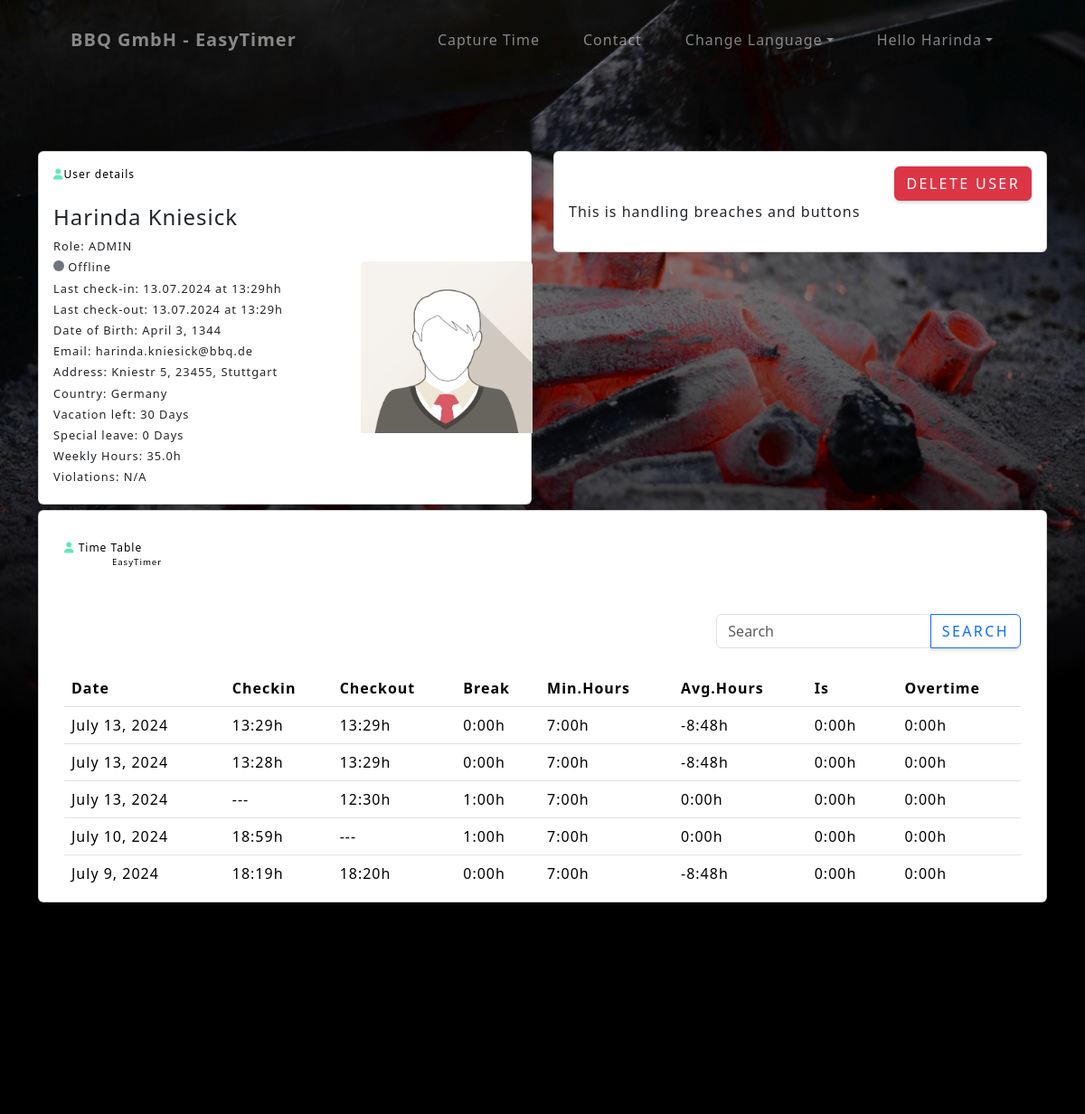
/userDetail/3/ (signed in, upper part), run on an earlier commit of the app's database.
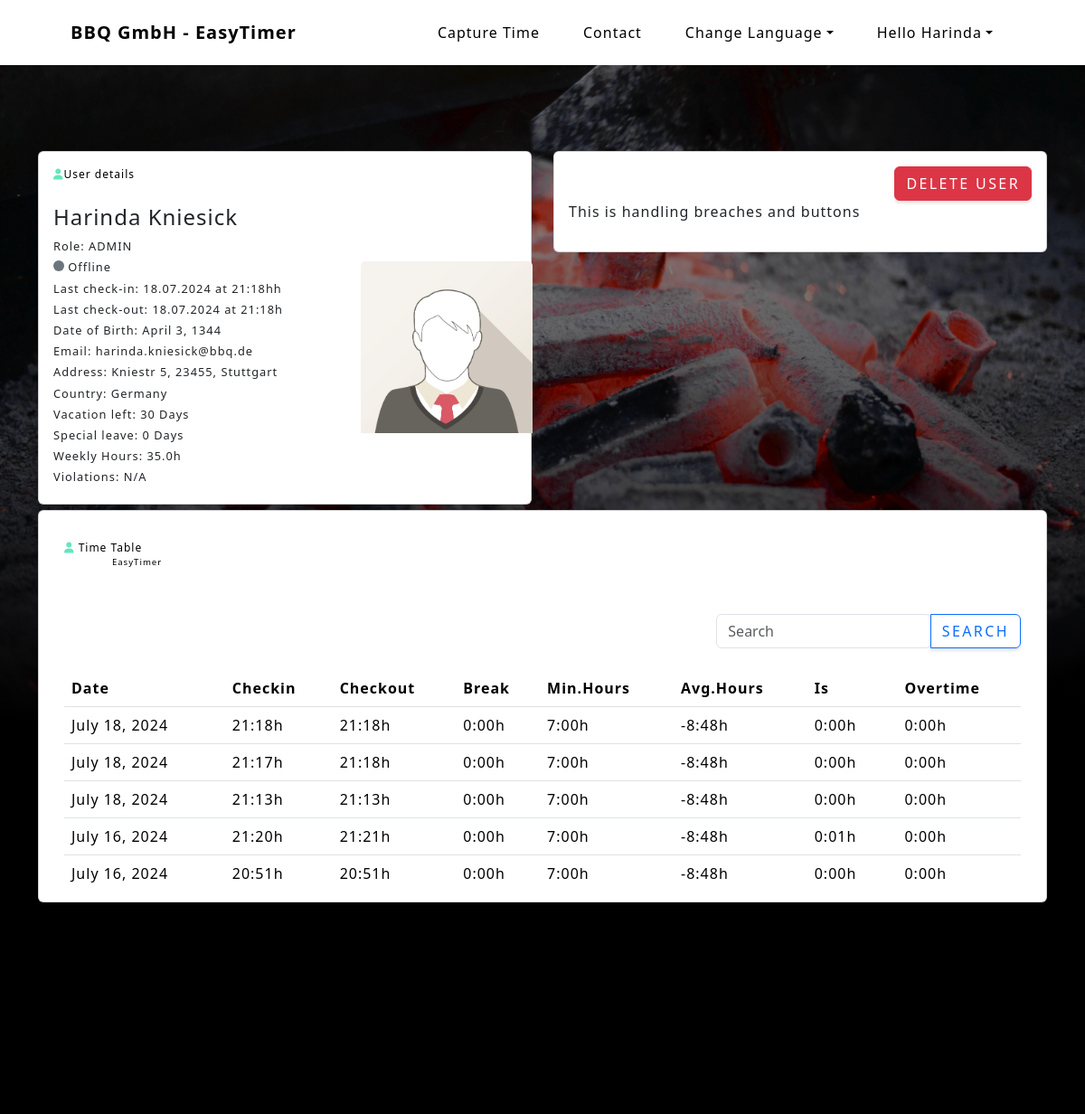
And on a later commit of the database.
### bbq_gmbh_app/models.py (models this page shows, shortened)
class Mitarbeiter(AbstractUser):
    ROLE_CHOICES = [
        ('User', 'User'),
        ('Hr', 'HR'),
        ('Admin', 'Admin'),
    ]
    WOCHENARBEITSZEIT_CHOICES = [
        (timedelta(hours=40), '40:00'),
        (timedelta(hours=35), '35:00'),
        (timedelta(hours=30), '30:00'),
    ]
    username = None
    email = models.EmailField(_('email address'), unique=True)
    role = models.CharField(max_length=20, choices=ROLE_CHOICES, blank=True, null=True)
    must_change_password = models.BooleanField(default=True)
    birthday = models.DateField(null=True, blank=True)
    first_name = models.CharField(max_length=30, blank=True, null=True)
    last_name = models.CharField(max_length=30, blank=True, null=True)
    gender = models.CharField(max_length=1, choices=[('M', 'Male'), ('F', 'Female'), ('O', 'Other')], blank=True, null=True)
    adresse = models.ForeignKey('Adresse', on_delete=models.PROTECT, null=True, blank=True)
    wochenarbeitszeit = models.DurationField(choices=WOCHENARBEITSZEIT_CHOICES, blank=True, null=True)
    USERNAME_FIELD = 'email'
    REQUIRED_FIELDS = []
    objects = MitarbeiterManager()

class Arbeitsstunden(models.Model):
    PAUSE_CHOICES = [
    (timedelta(hours=1), '1:00'),
    (timedelta(minutes=45), '0:45'),
    (timedelta(minutes=30), '0:30'),
    (timedelta(minutes=15), '0:15'),
    (timedelta(minutes=0), '0:00'),
    ]
    mitarbeiter = models.ForeignKey(Mitarbeiter, on_delete=models.CASCADE)
    datum = models.DateField(blank=True, null=True)
    beginn = models.TimeField(blank=True, null=True)
    ende = models.TimeField(blank=True, null=True)
    status = models.BooleanField(default=False)
    pause = models.DurationField(choices=PAUSE_CHOICES, default=timedelta(hours=1))
    arbeitszeitTag = models.DurationField(default=timedelta())
    minArbeitszeitTag = models.DurationField(default=timedelta())
    maxArbeitszeitTag = models.DurationField(default=timedelta(hours=10))
    averageArbeitszeit = models.DurationField(default=timedelta())
    gleitzeitTag = models.DurationField(default=timedelta())
    ueberstunden = models.DurationField(default=timedelta())
    arbeitszeitGes = models.DurationField(default=timedelta())

class Adresse(models.Model):
    strasse = models.CharField(max_length=100)
    stadt = models.CharField(max_length=100)
    plz = models.CharField(max_length=10)
    land = CountryField(default='DE')

class Urlaub(models.Model):
    URLAUB_CHOICES = [
        (0, '0'),
        (25, '25'),
        (30, '30'),
        (35, '35'),
        (40, '40'),
    ]
    mitarbeiter = models.ForeignKey(Mitarbeiter, on_delete=models.CASCADE)
    vertraglicheUrlaubstage = models.IntegerField(choices=URLAUB_CHOICES, blank=True, null=True)
    sonderurlaub = models.IntegerField(default=0)
    resturlaub = models.IntegerField(default=0)
    beginn = models.DateField(blank=True, null=True)
    ende = models.DateField(blank=True, null=True)
    statusUrlaub = models.BooleanField(default=False)
    genehmigtVon = models.ForeignKey(Mitarbeiter, on_delete=models.PROTECT, related_name='genehmigtVon', null=True, blank=True)

### bbq_gmbh_app/views.py (the view, shortened to what this page needs)
# urls.py: path('userDetail/<int:user_id>/', views.userDetail, name='userDetail'),
def userDetail(request, user_id):
    user = Mitarbeiter.objects.get(id=user_id)
    arbeitsstunden = Arbeitsstunden.objects.filter(mitarbeiter=user)
    urlaub = Urlaub.objects.filter(mitarbeiter=user)
    weekHours = request.user.wochenarbeitszeit.total_seconds() / 3600
    activeStatus = user.is_active
    return render(request, 'bbq_gmbh_app/userDetail.html', {'user': user,
                                                            'arbeitsstunden': arbeitsstunden,
                                                            'urlaub': urlaub,
                                                            'weekHours': weekHours,
                                                            'activeStatus': activeStatus,
                                                            })

### bbq_gmbh_app/templatetags/durationFilters.py (called while the page is built)
@register.filter
def duration(value):
    if value is None:
        return None
    total_seconds = int(value.total_seconds())
    hours, remainder = divmod(total_seconds, 3600)
    minutes, _ = divmod(remainder, 60)
    return '{}:{:02}'.format(hours, minutes)

### bbq_gmbh_app/templates/bbq_gmbh_app/userDetail.html (shortened to what the changed rows need)
{% extends 'base.html' %}
{% load static %}
{% load i18n %}
{% block content %}
<header class="masthead">
    <div class="container">
        <div class="content_top" >
            <div class="row">
                <div class="col-md-6">
                    <div class="card">
                        <div class="card-body">
                            <br>
                            <div class="row">
                                <div class="col-md-8" style="font-size: 0.8rem;">
                                    <h4 class="card-title">{{ user.first_name }} {{ user.last_name }}</h4>
                                    <p class="card-text mb-1">{% trans 'userDetailID_2' %}: {{ user.role|upper }}</p>
                                    {% if user.arbeitsstunden_set.last.status %}
                                        <p class="card-text mb-1" ><span class="dot dot_online"></span> {% trans 'userDetailID_3' %}</p>
                                    {% else %}
                                        <p class="card-text mb-1"><span class="dot bg-secondary"></span> {% trans 'userDetailID_4' %}</p>
                                    {% endif %}
                                    {% if user.arbeitsstunden_set.last.beginn%}
                                        <p class="card-text mb-1">{% trans 'userDetailID_5' %}: {{ user.arbeitsstunden_set.last.datum|date:"d.m.Y" }} {% trans 'userDetailID_6' %} {{ user.arbeitsstunden_set.last.beginn|time:"H:i" }}{% trans 'userDetailID_7' %}h</p>
                                    {% else %}
                                        <p class="card-text mb-1">{% trans 'userDetailID_8' %}</p>
                                    {% endif %}
                                    {% if user.arbeitsstunden_set.last.ende%}
                                        <p class="card-text mb-1">{% trans 'userDetailID_9' %}: {{ user.arbeitsstunden_set.last.datum|date:"d.m.Y" }} {% trans 'userDetailID_10' %} {{ user.arbeitsstunden_set.last.ende|time:"H:i" }}{% trans 'userDetailID_11' %}</p>
                                    {% else %}
                                        <p class="card-text mb-1">{% trans 'userDetailID_12' %}</p>
                                    {% endif %}
                                    <p class="card-text mb-1">{% trans 'userDetailID_13' %}: {{ user.birthday }}</p>
                                    <p class="card-text mb-1">{% trans 'userDetailID_14' %}: {{ user.email }}</p>
                                    <p class="card-text mb-1">{% trans 'userDetailID_15' %}:
                                        {% if user.adresse %}
                                            {{user.adresse.strasse}}, {{user.adresse.plz}}, {{user.adresse.stadt}}
                                        {% else %}
                                        {% trans 'userDetailID_16' %}
                                        {% endif %}
                                    </p>
                                    <p class="card-text mb-1">{% trans 'userDetailID_17' %}: {{ user.adresse.land.name }}</p>
                                    <p class="card-text mb-1">{% trans 'userDetailID_18' %}: {{ user.urlaub_set.last.resturlaub }} {% trans 'userDetailID_19' %}</p>
                                    <p class="card-text mb-1">{% trans 'userDetailID_20' %}: {{ user.urlaub_set.last.sonderurlaub }} {% trans 'userDetailID_21' %}</p>
                                    <p class="card-text mb-1">{% trans 'userDetailID_22' %}: {{ weekHours }}{% trans 'userDetailID_23' %}</p>
                                    {% if violations %}
                                        <p class="card-text mb-1">{% trans 'userDetailID_24' %}: {{ violations }}</p>
                                    {% else %}
                                        <p class="card-text mb-1">{% trans 'userDetailID_25' %}</p>
                                    {% endif %}
                                </div>
                            </div>
                        </div>
                    </div>
                </div>
            </div>
        </div>
        <div class="row" style="padding-top: 0.5%;">
            <div class="col-md-12">
                <div class="card" id="myElement">
                    <div class="card-body">
                        <div class="container mt-3">
                                <br>
                                <div class="table-responsive" style="max-height: 30vh; overflow: auto;">
                                    <table class="table table-hover">
                                        <thead>
                                        <tr>
                                            <th style="position: sticky; top: 0; background: white;">{% trans 'userDetailID_31' %}</th>
                                            <th style="position: sticky; top: 0; background: white;">{% trans 'userDetailID_32' %}</th>
                                            <th style="position: sticky; top: 0; background: white;">{% trans 'userDetailID_33' %}</th>
                                            <th style="position: sticky; top: 0; background: white;">{% trans 'userDetailID_34' %}</th>
                                            <th style="position: sticky; top: 0; background: white;">{% trans 'userDetailID_35' %}</th>
                                            <th style="position: sticky; top: 0; background: white;">{% trans 'userDetailID_36' %}</th>
                                            <th style="position: sticky; top: 0; background: white;">{% trans 'userDetailID_37' %}</th>
                                            <th style="position: sticky; top: 0; background: white;">{% trans 'userDetailID_38' %}</th>
                                        </tr>
                                        </thead>
                                        <tbody id="table_body">
                                            {% include "bbq_gmbh_app/_timeTable.html" %}
                                        </tbody>
                                    </table>
                                </div>
                            </div>
                        </div>
                    </div>
                </div>
            </div>
        </div>
</header>
{% endblock content %}

### bbq_gmbh_app/templates/bbq_gmbh_app/_navbar.html (shortened to what this page needs)
{% load i18n %}
<nav class="navbar navbar-expand-lg navbar-light fixed-top" id="mainNav">
    <div class="container px-4 px-lg-5">
        <a class="navbar-brand" href="{% url 'home'%}">BBQ GmbH - EasyTimer</a>
        {% if request.user.is_authenticated %}
            <div class="collapse navbar-collapse" id="navbarResponsive">
                <ul class="navbar-nav ms-auto">
                    <li class="nav-item"><a class="nav-link" href="{% url 'home'%}">{% trans 'navbarID_1' %}</a></li>
                    <li class="nav-item"><a class="nav-link" href="#contact">{% trans 'navbarID_2' %}</a></li>
                    <div class="nav-item dropdown">
                        <a class="nav-link dropdown-toggle" href="#" role="button" data-bs-toggle="dropdown" >{% trans 'indexID_2' %}</a>
                    </div>
                    <li class="nav-item dropdown">
                        <a class="nav-link dropdown-toggle" href="#" role="button" data-bs-toggle="dropdown" id="userDropdown">Hello {{ request.user.first_name }}</a>
                    </li>
                </ul>
            </div>
        {% endif %}
    </div>
</nav>

### bbq_gmbh_app/templates/bbq_gmbh_app/_timeTable.html
{% load durationFilters %}
{% load i18n %}
{% if request.user.is_authenticated %}
    {% for user in arbeitsstunden|dictsortreversed:"id" %}
    <tr>
        <td>{{ user.datum }}</td>
        {% if user.beginn %}
            <td>{{ user.beginn|time:"H:i" }}h</td>
        {% else %}
            <td>---</td>
        {% endif %}
        {% if user.ende %}
            <td>{{ user.ende|time:"H:i" }}h</td>
        {% else %}
            <td>---</td>
        {% endif %}
        <td>{{ user.pause|duration }}h</td>
        <td>{{ user.minArbeitszeitTag|duration }}h</td>
        <td>{{ user.averageArbeitszeit|duration }}h</td>
        <td>{{ user.arbeitszeitTag|duration }}h</td>
        <td>{{ user.gleitzeitTag|duration }}h</td>
    </tr>
    {% empty %}
    <tr>
        <td colspan="8">{% trans 'timeTableID_1' %}</td>
    </tr>
    {% endfor %}
{% else %}
    <tr>
        <td colspan="8">{% trans 'timeTableID_2' %}</td>
    </tr>
{% endif %}

What changed in the data, as far as the page shows it:
no longer on this page (row unchanged): Arbeitsstunden: datum "July 13, 2024", beginn "13:29", ende "13:29", pause|duration "0:00", minArbeitszeitTag|duration "7:00", averageArbeitszeit|duration "-8:48", arbeitszeitTag|duration "0:00", gleitzeitTag|duration "0:00"
no longer on this page (row unchanged): Arbeitsstunden: datum "July 13, 2024", beginn "13:28", ende "13:29", pause|duration "0:00", minArbeitszeitTag|duration "7:00", averageArbeitszeit|duration "-8:48", arbeitszeitTag|duration "0:00", gleitzeitTag|duration "0:00"
no longer on this page (row unchanged): Arbeitsstunden: datum "July 13, 2024", ende "12:30", pause|duration "1:00", minArbeitszeitTag|duration "7:00", averageArbeitszeit|duration "0:00", arbeitszeitTag|duration "0:00", gleitzeitTag|duration "0:00"
no longer on this page (row unchanged): Arbeitsstunden: datum "July 10, 2024", beginn "18:59", pause|duration "1:00", minArbeitszeitTag|duration "7:00", averageArbeitszeit|duration "0:00", arbeitszeitTag|duration "0:00", gleitzeitTag|duration "0:00"
no longer on this page (row unchanged): Arbeitsstunden: datum "July 9, 2024", beginn "18:19", ende "18:20", pause|duration "0:00", minArbeitszeitTag|duration "7:00", averageArbeitszeit|duration "-8:48", arbeitszeitTag|duration "0:00", gleitzeitTag|duration "0:00"
changed Mitarbeiter "Harinda": arbeitsstunden_set.last.datum "13.07.2024" → "18.07.2024"; arbeitsstunden_set.last.beginn "13:29" → "21:18"; arbeitsstunden_set.last.ende "13:29" → "21:18"
added Arbeitsstunden: datum "July 18, 2024", beginn "21:18", ende "21:18", pause|duration "0:00", minArbeitszeitTag|duration "7:00", averageArbeitszeit|duration "-8:48", arbeitszeitTag|duration "0:00", gleitzeitTag|duration "0:00"
added Arbeitsstunden: datum "July 18, 2024", beginn "21:17", ende "21:18", pause|duration "0:00", minArbeitszeitTag|duration "7:00", averageArbeitszeit|duration "-8:48", arbeitszeitTag|duration "0:00", gleitzeitTag|duration "0:00"
added Arbeitsstunden: datum "July 18, 2024", beginn "21:13", ende "21:13", pause|duration "0:00", minArbeitszeitTag|duration "7:00", averageArbeitszeit|duration "-8:48", arbeitszeitTag|duration "0:00", gleitzeitTag|duration "0:00"
added Arbeitsstunden: datum "July 16, 2024", beginn "21:20", ende "21:21", pause|duration "0:00", minArbeitszeitTag|duration "7:00", averageArbeitszeit|duration "-8:48", arbeitszeitTag|duration "0:01", gleitzeitTag|duration "0:00"
added Arbeitsstunden: datum "July 16, 2024", beginn "20:51", ende "20:51", pause|duration "0:00", minArbeitszeitTag|duration "7:00", averageArbeitszeit|duration "-8:48", arbeitszeitTag|duration "0:00", gleitzeitTag|duration "0:00"
